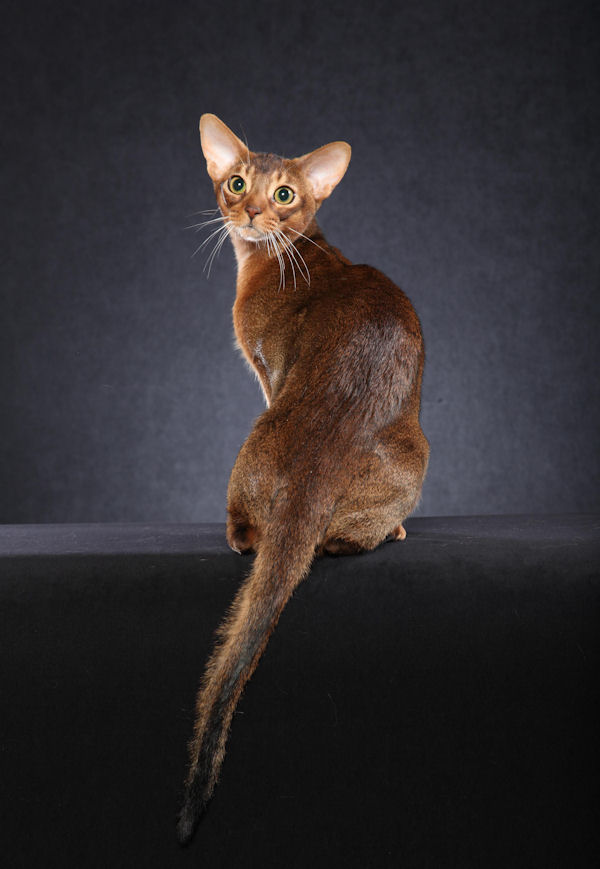
#> input picture images/sample5.jpg, 600 x 869 px
$ jupyter execute resize.ipynb
#> lines starting #> are read from the running program, lines starting #| are printed output that depends on the picture
[cell 1]
import numpy as np
import cv2
from matplotlib import pyplot as plt

### リサイズ

[cell 2]
img = cv2.imread("../images/sample5.jpg")
#> img is the input picture: shape (869, 600, 3); mean B, G, R 46.9, 44.9, 49.6
size = img.shape
#> size = (869, 600, 3)

# 画像を2分の1にする
my_img = img[: size[0] // 2, : size[1] // 2]
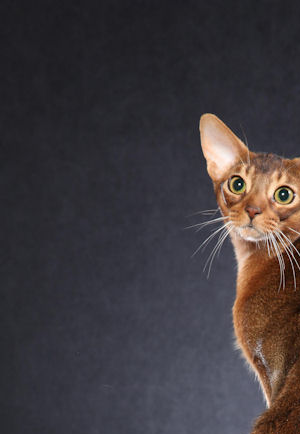
#> my_img: shape (434, 300, 3); mean B, G, R 61.4, 58, 63.9
my_img = cv2.resize(my_img, (my_img.shape[1] * 2, my_img.shape[0] * 2))
#> my_img: shape (868, 600, 3)

plt.imshow(my_img)

### 回転・反転

[cell 3]
img = cv2.imread("../images/sample5.jpg")

# 画像を反転させる
# 0 → x軸、正→y軸、負→両方
my_img = cv2.flip(img, 0)
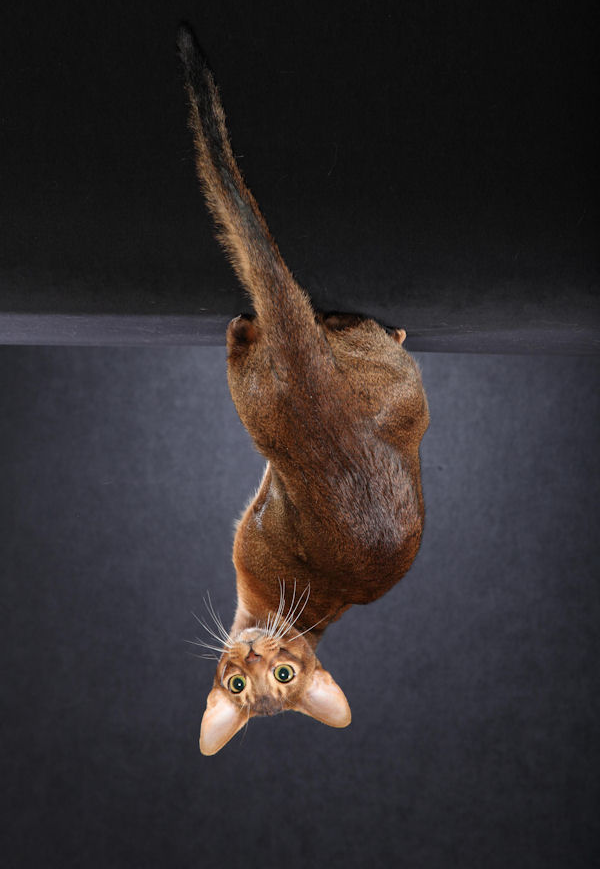
#> my_img: shape (869, 600, 3); mean B, G, R 46.9, 44.9, 49.6

plt.imshow(my_img)

### アフィン変換

[cell 4]
img = cv2.imread("../images/sample6.jpg")
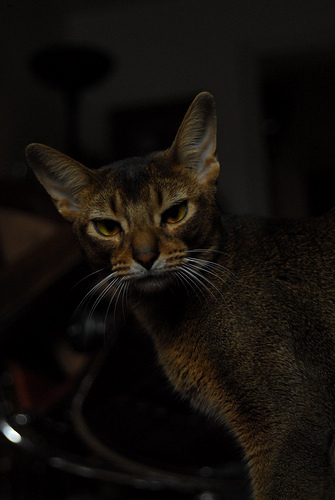
#> input picture images/sample6.jpg, 335 x 500 px
#> img is the input picture: shape (500, 335, 3); mean B, G, R 11.8, 15.7, 19.6

# warpAffine()を用いるのに必要な行列をつくる
# 第一引数が回転の中心、第二引数は回転角度、第三引数は倍率
mat = cv2.getRotationMatrix2D(tuple(np.array([img.shape[1], img.shape[0]]) / 2), 90, 2.0)

# 第一引数が変換したい画像、第二引数が上で生成した行列(mat)、第三引数サイズ
my_img = cv2.warpAffine(img, mat, img.shape[:2])
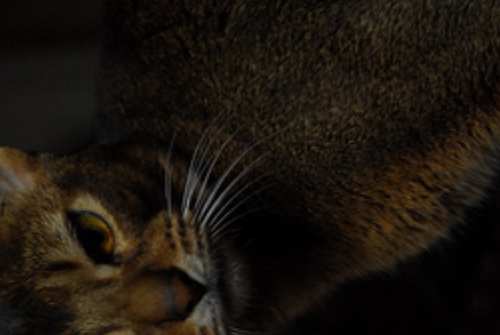
#> my_img: shape (335, 500, 3); mean B, G, R 14.3, 21.4, 27.7

plt.imshow(my_img)
